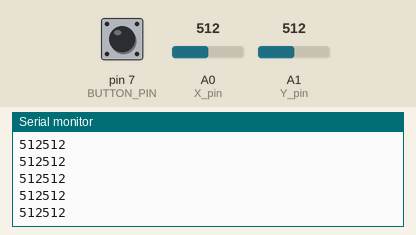
The sketch below on a simulated Arduino Uno, built with avr-gcc and run on an emulated ATmega328P. On the bench: the last lines printed to the serial monitor. The test bench sets the inputs (shaded band); at power-on: A0 (X_pin) = 512, A1 (Y_pin) = 512, pin 7 (BUTTON_PIN) LOW. No radio packets arrive unless stated.

Above: at 1.2 s.
1.3 s: A0 (X_pin) set to 540
At 1.8 s:
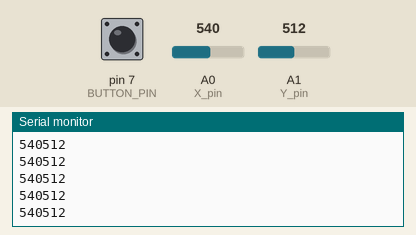
2.8 s: A1 (Y_pin) set to 540
At 3.4 s:
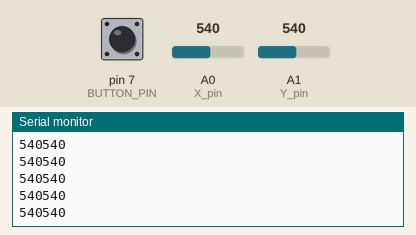
4.3 s: pin 7 (BUTTON_PIN) pulled HIGH for 0.15 s
5.9 s: A0 (X_pin) set to 520
At 6.7 s:
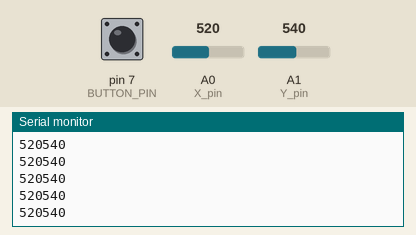
7.4 s: A1 (Y_pin) set to 520
At 8.2 s:
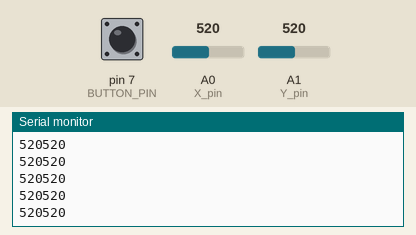
8.9 s: pin 7 (BUTTON_PIN) pulled HIGH for 1 s
Timing chart, 0 to 11.9 s (numbered marks = the images above; inputs shaded):
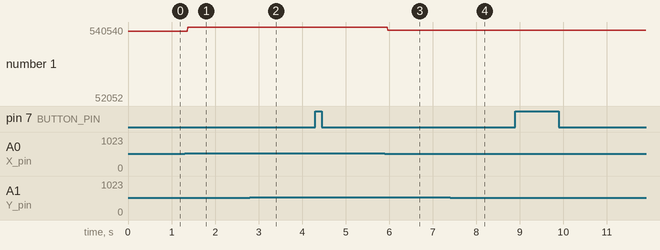

The sketch:

machina_pult.ino
```cpp
#include <VirtualWire.h>

#define transmit_pin  12
#define X_pin A0
#define Y_pin A1
#define BUTTON_PIN 7

String strMsg;

boolean g = false;
boolean h = false;
boolean j = false;
boolean k = false;

void setup() {
  Serial.begin(9600);

  vw_set_ptt_inverted(true);
  vw_set_tx_pin(transmit_pin);
  vw_setup(2000);

  pinMode (X_pin, INPUT);
  pinMode (Y_pin, INPUT);
  pinMode (BUTTON_PIN, INPUT);


}

void loop() {

  int x = analogRead(X_pin);
  int y = analogRead(Y_pin);
  boolean button = digitalRead(BUTTON_PIN);
    Serial.print(x);
    Serial.println(y);

  if (button) {
    strMsg = "";
    strMsg += "FAR";
    sendMessageByRadio(strMsg);
  }

  if (x > 530 && g == false){
    g = true;
    strMsg = "";
    strMsg += "forward";
    sendMessageByRadio(strMsg);
  }

  if (x > 510 && x < 530 && g == true) {
    strMsg = "";
    strMsg += "stop";
    sendMessageByRadio(strMsg);
    g = false;
  }

  if (x < 510 && h == false){
    h = true;
    strMsg = "";
    strMsg += "ago";
    sendMessageByRadio(strMsg);
  }

   if (x > 510 && x < 530 && h == true) {
    strMsg = "";
    strMsg += "stop";
    sendMessageByRadio(strMsg);
    h = false;
  }
//   if (a && j == false){
//    j = true;
//    strMsg = "";
//    strMsg += "left";
//    sendMessageByRadio(strMsg);
//  }

//  if (a == false && j == true) {
//    strMsg = "";
//    strMsg += "stop2";
//    sendMessageByRadio(strMsg);
//    j = false;
//  }

//   if (d && k == false){
//    k = true;
//    strMsg = "";
//    strMsg += "right";
//    sendMessageByRadio(strMsg);
//  }

//  if (d == false && k == true) {
//    strMsg = "";
//    strMsg += "stop2";
//    sendMessageByRadio(strMsg);
//    k = false;
//  }


}


void sendMessageByRadio(String str) {
    String message = "$";
    message += str;
    message += "$";
    char msg[255];
    message.toCharArray(msg, 255);

    vw_send((uint8_t *) msg, strlen(msg));
    vw_wait_tx();
    delay(200);
}
```

Measured:
- after the input at 1.3 s, the serial monitor: prints a new line after 0.07 s (image 1)
- after the input at 2.8 s, the serial monitor: prints a new line after 0.07 s (image 2)
- after the input at 5.9 s, the serial monitor: prints a new line after 0.07 s (image 3)
- after the input at 7.4 s, the serial monitor: prints a new line after 0.07 s (image 4)
- plotted number 1: 512512 → 540512 after the input at 1.3 s, 540512 → 540540 after the input at 2.8 s, 540540 → 520540 after the input at 5.9 s, 520540 → 520520 after the input at 7.4 s, 520520 → 52052 after the input at 8.9 s
